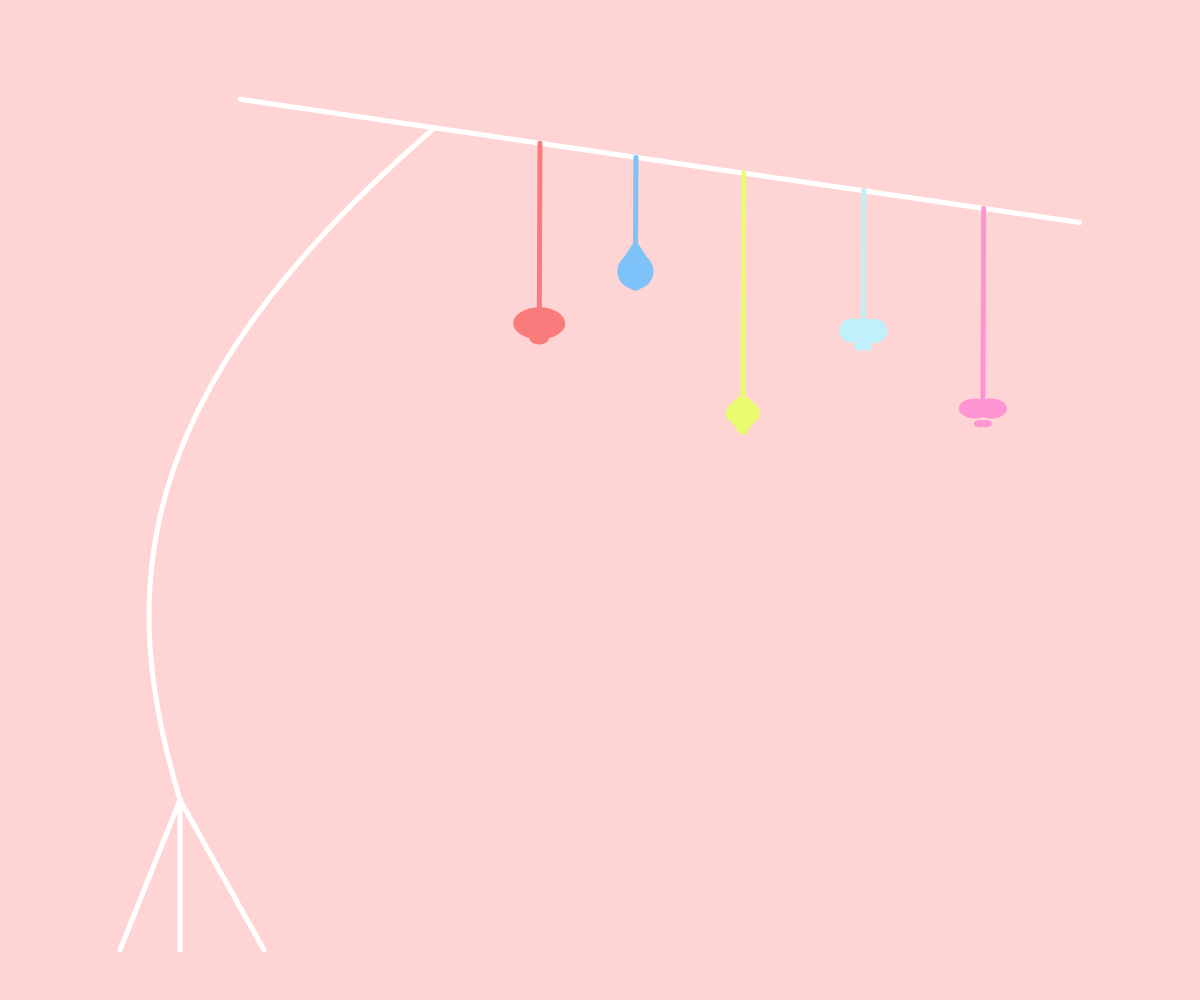
Frame 1 (no input)
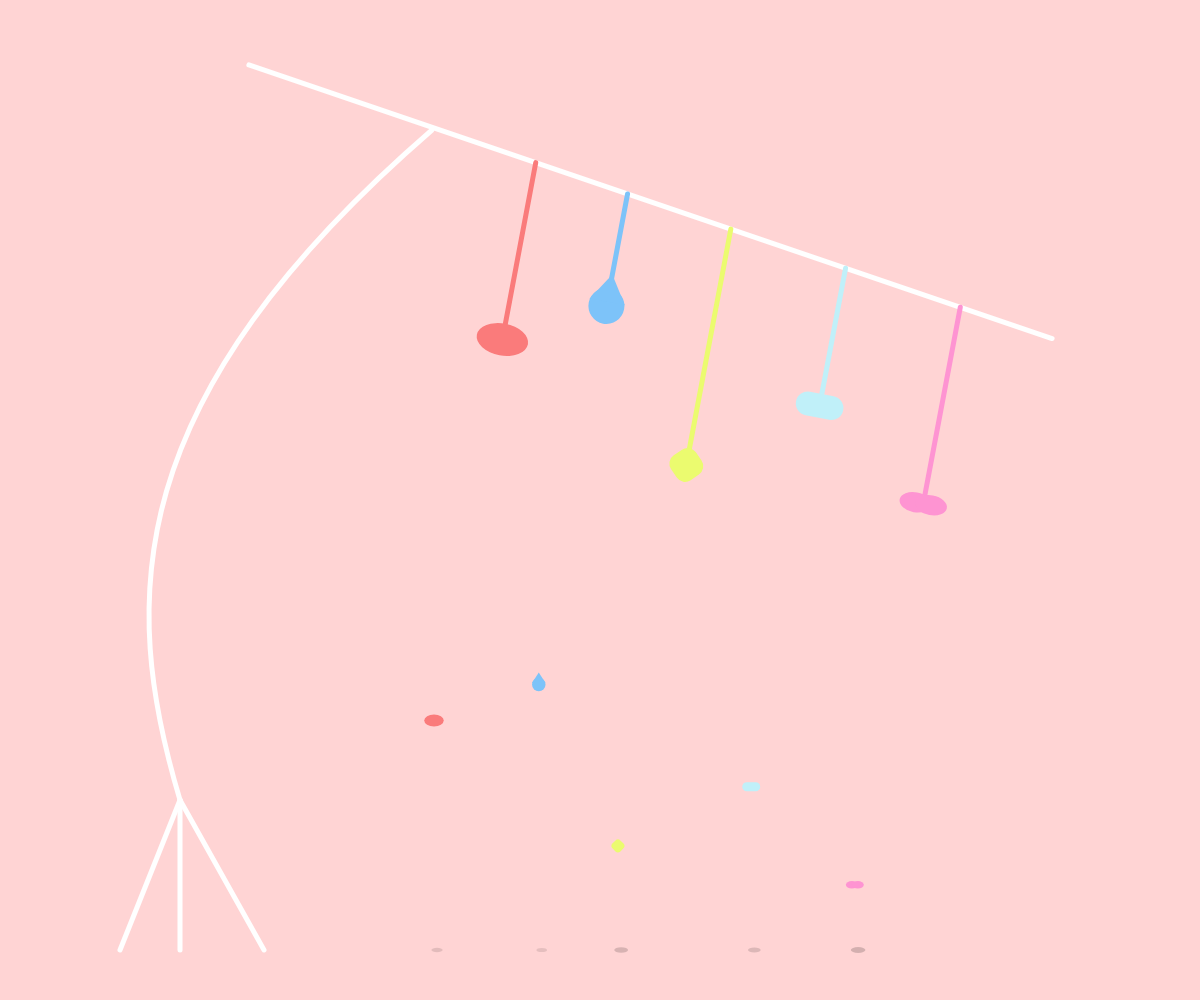
Frame 60 (no input)
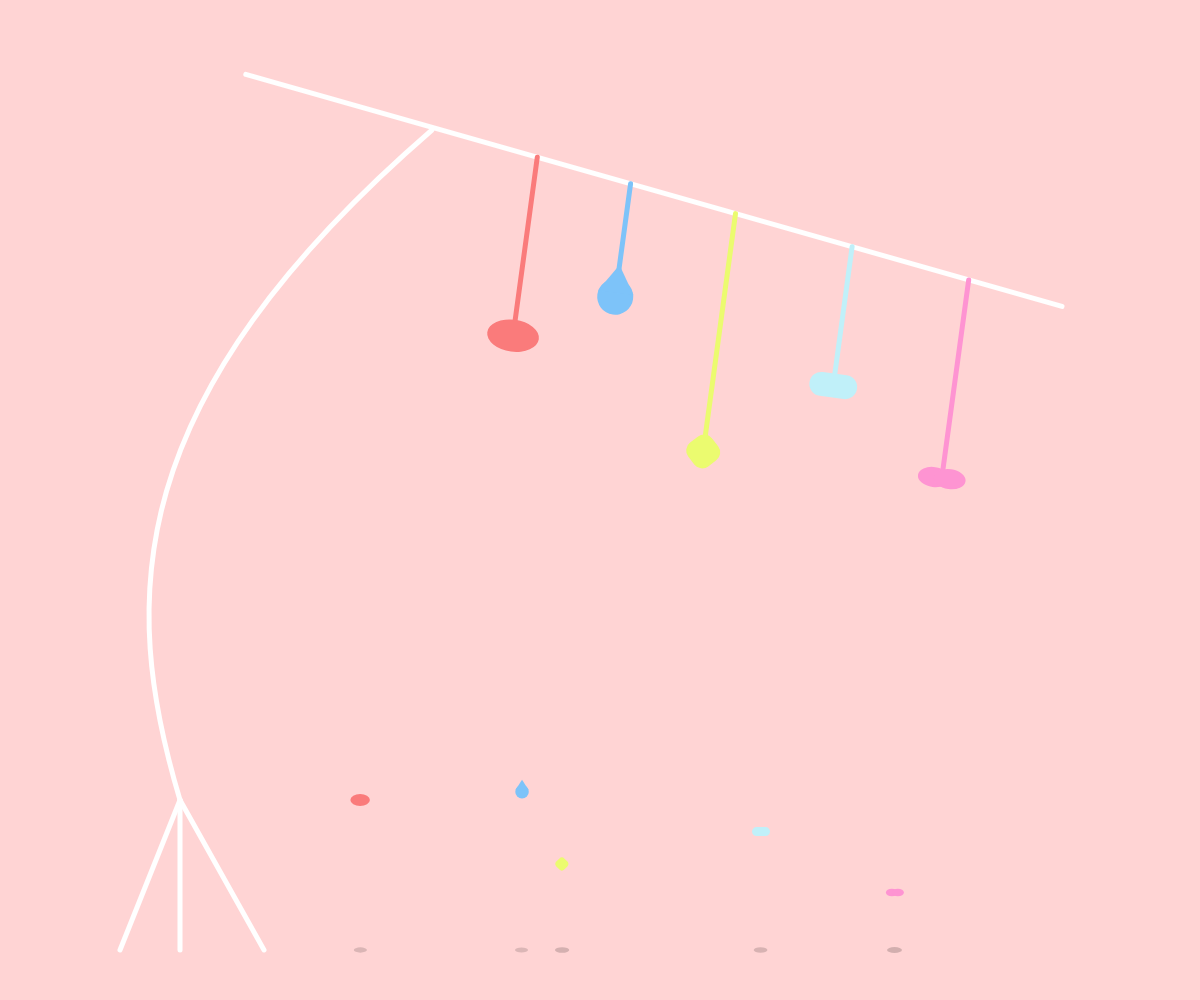
Frame 120 (the mouse pressed at the canvas centre since frame 60)

The p5.js sketch that drew these frames (run headless with seeded random() and noise() and a simulated clock; from frame 60 on, the mouse is pressed at the canvas centre):

// p5.js sketch
// ── sketch.js
// p5.js 자동 로더
if (typeof p5 === "undefined") {
  let script = document.createElement("script");
  script.src = "https://cdnjs.cloudflare.com/ajax/libs/p5.js/1.9.0/p5.min.js";
  script.onload = () => {
    new p5();
  };
  document.head.appendChild(script);
}

let dropPoints = [];
let landedBalls = [];
let swingAngle = 0;

// --- [ 바닥 물체 클래스 ] ---
class LandedBall {
  constructor(x, y, vx, color, shapeType) {
    this.x = x;
    this.y = y;
    this.vx = vx;
    this.vy = 0;
    this.r = 8;
    this.color = color;
    this.shapeType = shapeType;
    this.friction = 0.92;
    this.bounce = -0.3;
    this.isSettled = false;
    this.rotation = random(TWO_PI);
    this.rotSpeed = vx * 0.1;
  }

  update(floorBaseY) {
    this.x += this.vx;
    this.vx *= this.friction;

    this.vy += 0.2;
    this.y += this.vy;
    this.rotation += this.rotSpeed;
    this.rotSpeed *= 0.95;

    if (this.y >= floorBaseY) {
      this.y = floorBaseY;
      this.vy *= this.bounce;
    }

    if (this.x - this.r < width * 0.1) {
      this.x = width * 0.1 + this.r;
      this.vx *= -0.5;
    }

    if (Math.abs(this.vx) < 0.05 && Math.abs(this.vy) < 0.1) {
      this.vx = 0;
      this.vy = 0;
      this.rotSpeed = 0;
      this.isSettled = true;
    }
  }

  collideWithOthers(others) {
    for (let i = 0; i < others.length; i++) {
      let other = others[i];
      if (other === this) continue;

      let dx = other.x - this.x;
      let dy = other.y - this.y;
      let dist = Math.sqrt(dx * dx + dy * dy);
      let minDist = this.r + other.r;

      if (dist < minDist && dist > 0) {
        let overlap = minDist - dist;
        let nx = dx / dist;

        this.x -= nx * overlap * 0.3;
        other.x += nx * overlap * 0.3;

        this.vx -= nx * 0.2;
        other.vx += nx * 0.2;

        this.isSettled = false;
        other.isSettled = false;
      }
    }
  }

  draw() {
    push();
    translate(this.x, this.y);
    rotate(this.rotation);
    fill(this.color);
    noStroke();
    drawCalderShape(0, 0, this.r * 2.2, this.shapeType);
    pop();
  }

  drawShadow() {
    fill(0, 0, 0, 20);
    noStroke();
    ellipse(this.x + 1, this.y + 3, this.r * 2, 6);
  }
}

// 칼더 모빌 스타일 유기적 도형 렌더링 함수
function drawCalderShape(x, y, size, shapeType) {
  push();
  translate(x, y);

  if (shapeType === 0) {
    // 1. 유기적 조약돌
    ellipse(0, 0, size * 1.3, size * 0.8);
  } else if (shapeType === 1) {
    // 2. 물방울 모양
    circle(0, size * 0.1, size * 0.9);
    triangle(0, -size * 0.7, -size * 0.45, 0, size * 0.45, 0);
  } else if (shapeType === 2) {
    // 3. 부드러운 다이아몬드 조각
    rectMode(CENTER);
    push();
    rotate(QUARTER_PI);
    rect(0, 0, size * 0.75, size * 0.75, size * 0.25);
    pop();
  } else if (shapeType === 3) {
    // 4. 모빌 유기적 알약 조각
    rectMode(CENTER);
    rect(0, 0, size * 1.2, size * 0.6, size * 0.3);
  } else {
    // 5. 비대칭 나뭇잎 조각
    ellipse(-size * 0.2, 0, size * 0.8, size * 0.5);
    ellipse(size * 0.2, 0, size * 0.8, size * 0.5);
  }
  pop();
}

function setup() {
  createCanvas(windowWidth, windowHeight);
  initElements();
}

function initElements() {
  dropPoints = [];
  landedBalls = [];

  let lineConfigs = [
    { xRatio: 0.45, length: 180, color: "#fa7b7b", weight: 5, shapeType: 0 },
    { xRatio: 0.53, length: 110, color: "#7dc3f9", weight: 5, shapeType: 1 },
    { xRatio: 0.62, length: 240, color: "#ebfb6f", weight: 5, shapeType: 2 },
    { xRatio: 0.72, length: 140, color: "#c0f0f9", weight: 5, shapeType: 3 },
    { xRatio: 0.82, length: 200, color: "#fe94d2", weight: 5, shapeType: 4 },
  ];

  for (let i = 0; i < lineConfigs.length; i++) {
    let cfg = lineConfigs[i];
    let localX = width * cfg.xRatio;

    let x1 = width * 0.2;
    let y1 = height * 0.1;
    let x2 = width * 0.9;
    let y2 = height * 0.22;
    let localY = map(localX, x1, x2, y1, y2);

    dropPoints.push({
      localX: localX,
      localY: localY,
      length: cfg.length,
      dropDistance: 15,
      speed: 0,
      gravity: 0.2,
      bounce: -0.5,
      vx: 0,
      color: cfg.color,
      weight: cfg.weight,
      shapeType: cfg.shapeType,
      currentX: 0,
      absoluteY: 0,
      isBouncing: false,
    });
  }
}

function draw() {
  background("#ffd4d4");

  let pivotX = width * 0.36;
  let pivotY = height * 0.13;
  let floorBaseY = height * 0.95 - 8;

  swingAngle = sin(frameCount * 0.02) * 0.2;

  // --- [ 0. 그림자 렌더링 ] ---
  for (let i = 0; i < landedBalls.length; i++) {
    landedBalls[i].drawShadow();
  }

  for (let i = 0; i < dropPoints.length; i++) {
    let p = dropPoints[i];
    let circleY = p.isBouncing
      ? p.absoluteY
      : p.triangleBottomY + p.dropDistance;
    let distToFloor = max(0, floorBaseY - circleY);
    let shadowAlpha = map(distToFloor, 0, height * 0.5, 50, 5);
    let shadowSize = map(distToFloor, 0, height * 0.5, 16, 6);

    fill(0, 0, 0, shadowAlpha);
    noStroke();
    ellipse(p.currentX, floorBaseY + 8, shadowSize, shadowSize * 0.4);
  }

  // --- [ 1. 고정 지지대 기둥 및 3개 흰색 지지선 ] ---
  noFill();
  stroke("#ffffff");
  strokeWeight(5);

  bezier(
    pivotX,
    pivotY,
    width * 0.1,
    height * 0.4,
    width * 0.1,
    height * 0.6,
    width * 0.15,
    height * 0.8,
  );

  line(width * 0.15, height * 0.8, width * 0.1, height * 0.95);
  line(width * 0.15, height * 0.8, width * 0.15, height * 0.95);
  line(width * 0.15, height * 0.8, width * 0.22, height * 0.95);

  // --- [ 2. 바닥 물체 물리 및 화면 밖 삭제 ] ---
  for (let i = landedBalls.length - 1; i >= 0; i--) {
    let ball = landedBalls[i];
    ball.update(floorBaseY);
    ball.collideWithOthers(landedBalls);
    ball.draw();

    if (ball.x > width + 50) {
      landedBalls.splice(i, 1);
    }
  }

  // --- [ 3. 회전 상단 구조물 ] ---
  push();
  translate(pivotX, pivotY);
  rotate(swingAngle);

  stroke("#ffffff");
  strokeWeight(5);
  line(
    width * 0.2 - pivotX,
    height * 0.1 - pivotY,
    width * 0.9 - pivotX,
    height * 0.22 - pivotY,
  );

  for (let i = 0; i < dropPoints.length; i++) {
    let p = dropPoints[i];

    let rx = p.localX - pivotX;
    let ry = p.localY - pivotY;
    let lineBottomRy = ry + p.length;

    stroke(p.color);
    strokeWeight(p.weight);
    line(rx, ry, rx, lineBottomRy);

    // 상단 칼더 스타일 면 조각
    fill(p.color);
    noStroke();
    drawCalderShape(rx, lineBottomRy, 40, p.shapeType);

    let cosA = cos(swingAngle);
    let sinA = sin(swingAngle);

    p.triangleBottomY = pivotY + rx * sinA + lineBottomRy * cosA;

    if (!p.isBouncing) {
      p.currentX = pivotX + rx * cosA - (lineBottomRy + p.dropDistance) * sinA;
      p.absoluteY = p.triangleBottomY + p.dropDistance;
    }
  }
  pop();

  // --- [ 4. 물체 낙하 물리 ] ---
  for (let i = 0; i < dropPoints.length; i++) {
    let p = dropPoints[i];

    p.speed += p.gravity;

    if (p.isBouncing) {
      p.absoluteY += p.speed;
      p.currentX += p.vx;
      p.vx *= 0.97;
    } else {
      p.dropDistance += p.speed;
      p.absoluteY = p.triangleBottomY + p.dropDistance;
    }

    let circleY = p.absoluteY;

    // 낙하 중인 도형
    fill(p.color);
    noStroke();
    drawCalderShape(p.currentX, circleY, 15, p.shapeType);

    if (circleY >= floorBaseY) {
      p.absoluteY = floorBaseY;

      if (Math.abs(p.speed) > 1.2) {
        p.speed *= p.bounce;

        if (!p.isBouncing) {
          let swingImpulse = cos(frameCount * 0.02) * 3;
          p.vx = swingImpulse + random(-3, 3);
          p.isBouncing = true;
        }
      } else {
        let finalRollVx = p.vx + random(-1.5, 1.5);
        landedBalls.push(
          new LandedBall(
            p.currentX,
            floorBaseY,
            finalRollVx,
            p.color,
            p.shapeType,
          ),
        );

        p.dropDistance = 15;
        p.speed = 0;
        p.vx = 0;
        p.isBouncing = false;
      }
    }
  }
}

function windowResized() {
  resizeCanvas(windowWidth, windowHeight);
  initElements();
}
